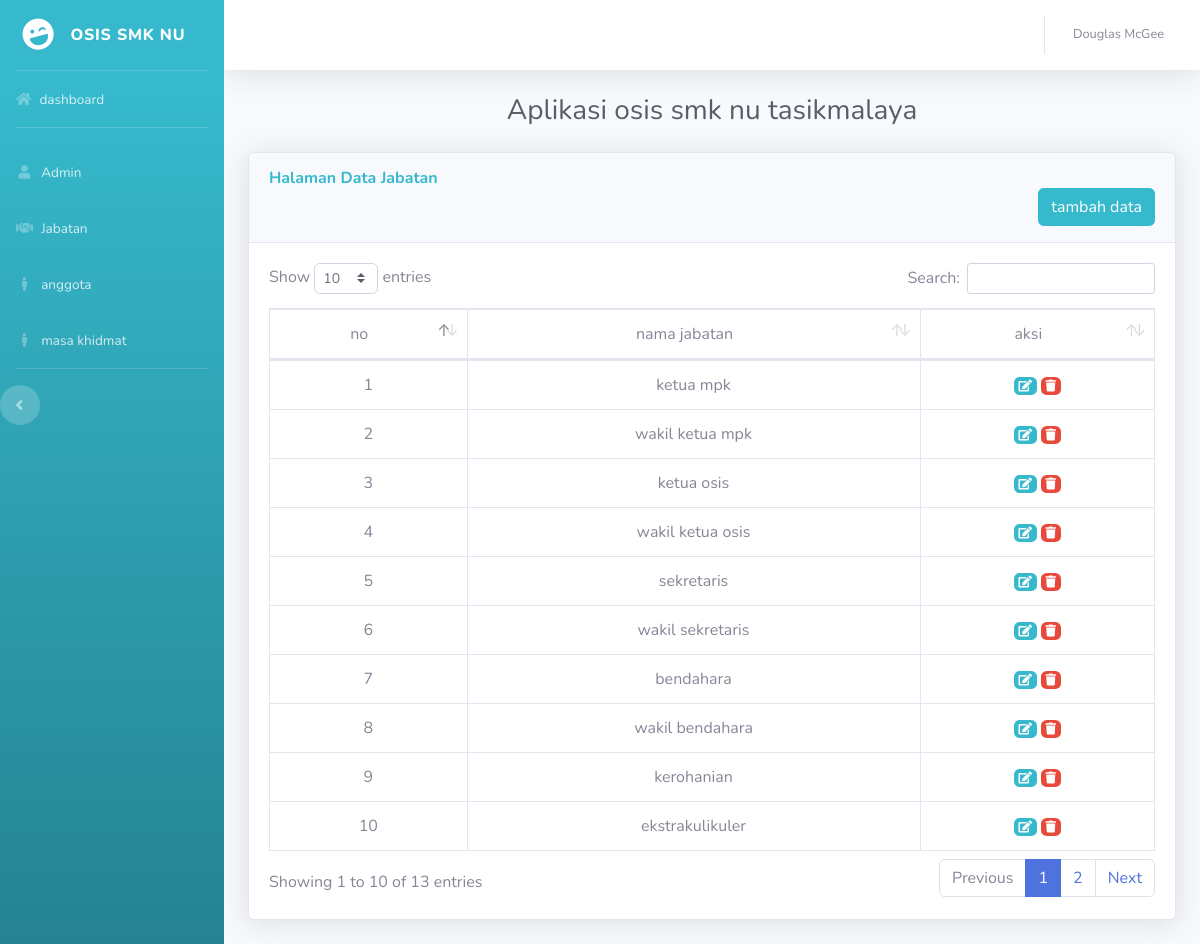
Screenshot of /index.php/auth/home with the database file from the repository.
### tables this page shows
CREATE TABLE `tbl_jabatan` (
  `id_jabatan` int(5) NOT NULL,
  `nama_jabatan` varchar(100) DEFAULT NULL
);

### application/controllers/Auth.php (called while the page is built, shortened)
<?php
class Auth extends CI_Controller
{
    public function __construct()
    {
        $this->load->model('Tbl_jabatan', 'tj');
        $this->load->model('Tbl_anggota', 'agt');
        $this->load->model('Tbl_masa_khidmat', 'mkh');
    }
   public function home(){
       $data['jabatan'] = $this->tj->jabatan();
        $this->load->view('templates/auth_header');
        $this->load->view('templates/auth_sidebar');
        $this->load->view('templates/index', $data);
        $this->load->view('templates/auth_topbar');
        $this->load->view('templates/auth_footer');
   }
}

### index.php (called while the page is built, shortened)
<?php
require_once BASEPATH.'core/CodeIgniter.php';

### application/models/Tbl_jabatan.php (called while the page is built, shortened)
<?php
class Tbl_jabatan extends CI_Model{
    public function jabatan()
    {
        return $this->db->get('tbl_jabatan')->result_array();
    }
}
?>

### application/views/templates/index.php (the view, shortened to what this page needs)
<div class="container-fluid">
    <center><h6 class="h3 mb-4 text-gray-800">Aplikasi osis smk nu tasikmalaya</h6></center>
    <div class="card shadow mb-4">
  <div class="card-header py-3">
    <h6 class="m-0 font-weight-bold text-info">Halaman Data Jabatan</h6>
    <button type="button" class="btn btn-info float-right" data-toggle="modal" data-target="#exampleModal">
    tambah data
</button>
</div>
    <div class="card-body">
    <div class="table-responsive">
    <table class="table table-bordered text-center"id="dataTable" width="100%" cellspacing="0">
 <thead>
<tr>
    <td>no</td>
    <td>nama jabatan</td>
    <td>aksi</td>
</tr>
</thead>
<tbody>
<?php
    $no=1;
    foreach($jabatan as $jbt):?>
<tr>
      <td><?php echo $no++;?></td>
    <td><?php echo $jbt['nama_jabatan'];?></td>
    <td>
    <a href="<?php echo base_url()?>home/edit_data/<?php echo $jbt['id_jabatan'];?>"class="badge badge-info"><i class="fa fa-edit"></i></a>
    <a href="<?php echo base_url()?>home/hapus_data/<?php echo $jbt['id_jabatan'];?>"class="badge badge-danger"><i class="fa fa-trash"></i></a>
    </td>
</tr>
<?php endforeach;?>
</tbody>
</table>
    </div>
  </div>
 </div>
</div>
</div>

### rows the page displays
tbl_jabatan: nama_jabatan "ketua mpk"
tbl_jabatan: nama_jabatan "wakil ketua mpk"
tbl_jabatan: nama_jabatan "ketua osis"
tbl_jabatan: nama_jabatan "wakil ketua osis"
tbl_jabatan: nama_jabatan "sekretaris"
tbl_jabatan: nama_jabatan "wakil sekretaris"
tbl_jabatan: nama_jabatan "bendahara"
tbl_jabatan: nama_jabatan "wakil bendahara"
tbl_jabatan: nama_jabatan "kerohanian"
tbl_jabatan: nama_jabatan "ekstrakulikuler"
